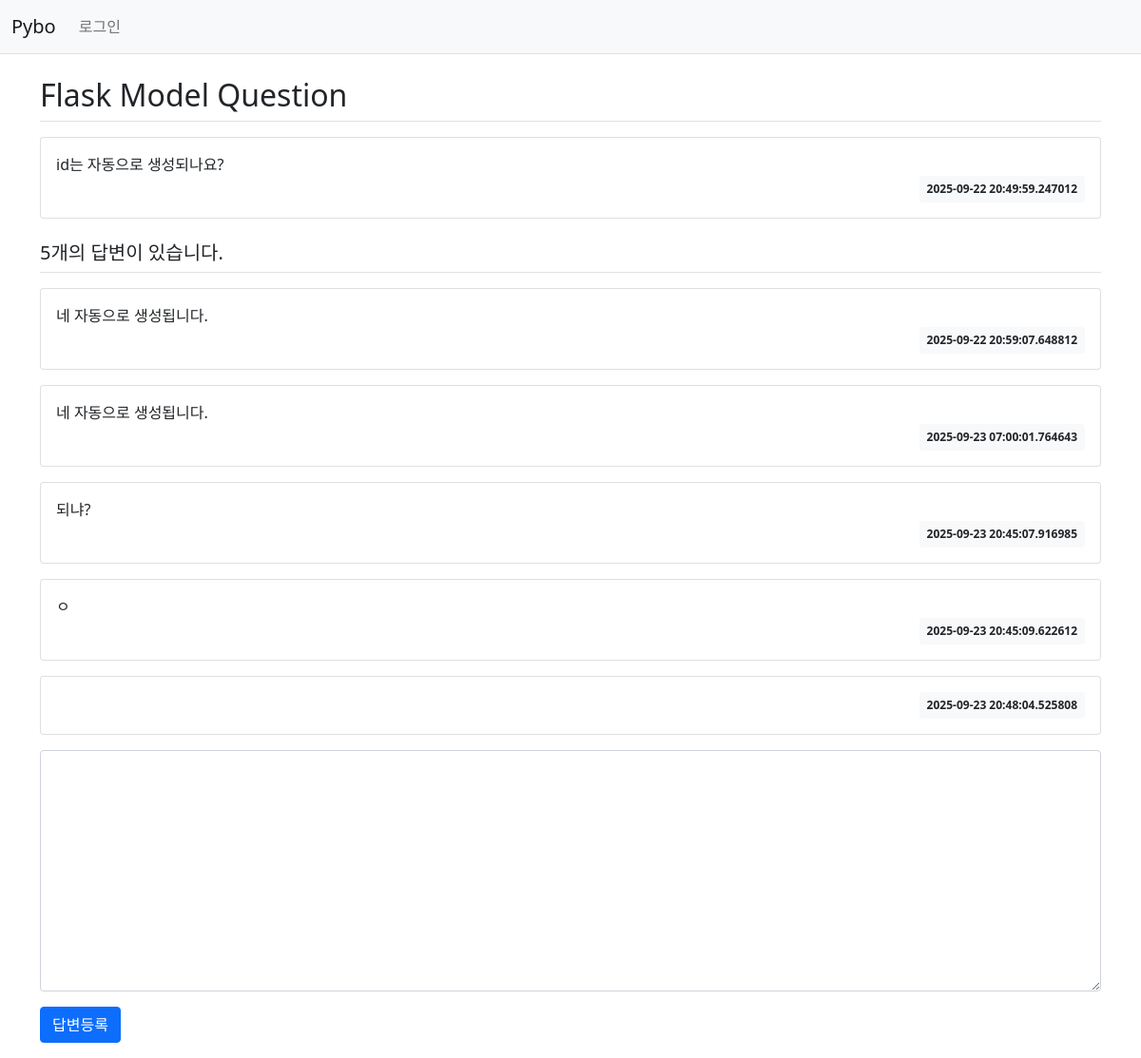
Screenshot of /question/detail/2/ with the database file from the repository.
### pybo/models.py (models this page shows)
class Question(db.Model):
    id = db.Column(db.Integer, primary_key=True)
    subject = db.Column(db.String(200), nullable=False)
    content = db.Column(db.Text, nullable=False)
    create_date = db.Column(db.DateTime, nullable=False)

class Answer(db.Model) :
    id = db.Column(db.Integer, primary_key=True)
    question_id = db.Column(db.Integer, db.ForeignKey('question.id', ondelete='CASCADE'))
    question = db.relationship('Question', backref=db.backref('answer_set'))
    content = db.Column(db.Text, nullable=False)
    create_date = db.Column(db.DateTime, nullable=False)

### pybo/views/question_views.py (the view)
@bp.route('/detail/<int:question_id>/')
def detail(question_id):
    form = AnswerForm()
    question = Question.query.get_or_404(question_id)
    return render_template('question/question_detail.html', question=question, form=form)

### pybo/forms.py
class AnswerForm(FlaskForm):
    content = TextAreaField('내용', validators=[DataRequired('내용은 필수입력 항목입니다.')])

### pybo/templates/question/question_detail.html (shortened to what this page needs)
{% extends 'base.html' %}
{% block content %}
<div class="container my-3">
    <h2 class="border-bottom py-2">{{ question.subject }}</h2>
    <div class="card my-3">
        <div class="card-body">
            <div class="card-text" style="white-space: pre-line;">{{ question.content }}</div>
            <div class="d-flex justify-content-end">
                <div class="badge bg-light text-dark p-2">
                    {{ question.create_date }}
                </div>
            </div>
        </div>
    </div>
    <h5 class="border-bottom my-3 py-2">{{ question.answer_set|length }}개의 답변이 있습니다.</h5>
    {% for answer in question.answer_set %}
    <div class="card my-3">
        <div class="card-body">
            <div class="card-text" style="white-space: pre-line;">{{ answer.content }}</div>
            <div class="d-flex justify-content-end">
                <div class="badge bg-light text-dark p-2">
                    {{ answer.create_date }}
                </div>
            </div>
        </div>
    </div>
    {% endfor %}
    <form action="{{ url_for('answer.create', question_id=question.id) }}" method="post" class="my-3">
        <div class="mb-3">
            <textarea name="content" id="content" class="form-control" rows="10"></textarea>
        </div>
        <input type="submit" value="답변등록" class="btn btn-primary">
    </form>
</div>
{% endblock %}

### pybo/templates/base.html (shortened to what this page needs)
<!doctype html>
<html lang="ko">
<head>
  <link rel="stylesheet" href="{{url_for('static', filename='bootstrap.min.css')}}">
  <link rel="stylesheet" href="{{url_for('static', filename='style.css')}}">
</head>
<body>
{% include "navbar.html" %}
{% block content %}
{% endblock %}
</body>
</html>

### pybo/templates/navbar.html (shortened to what this page needs)
<nav class="navbar navbar-expand-lg navbar-light bg-light border-bottom">
  <div class="container-fluid">
    <a class="navbar-brand" href="{{url_for('main.index')}}">Pybo</a>
    <div class="collapse navbar-collapse" id="navbarSupportedContent">
      <ul class="navbar-nav me-auto mb-2 mb-lg-0">
        <li class="nav-item">
          <a class="nav-link" href="#">로그인</a>
        </li>
      </ul>
    </div>
  </div>
</nav>

### rows the page displays
Question: subject "Flask Model Question", content "id는 자동으로 생성되나요?", create_date "2025-09-22 20:49:59.247012"
Answer: content "네 자동으로 생성됩니다.", create_date "2025-09-22 20:59:07.648812"
Answer: content "네 자동으로 생성됩니다.", create_date "2025-09-23 07:00:01.764643"
Answer: content "되냐?", create_date "2025-09-23 20:45:07.916985"
Answer: content "ㅇ", create_date "2025-09-23 20:45:09.622612"
Answer: create_date "2025-09-23 20:48:04.525808"

### other values shown
{{ question.answer_set|length }} "5"
